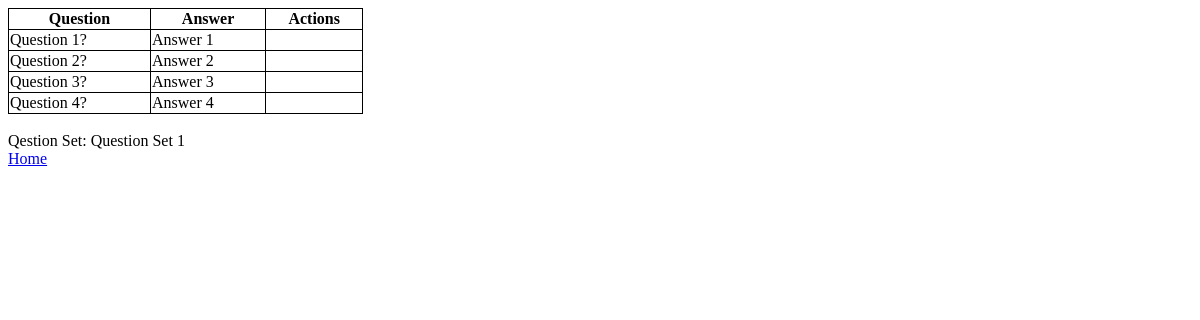
The app's page /result.php?question_set=12 with its own data.
### tables this page shows
CREATE TABLE `question_results` (
  `id` int(11) NOT NULL AUTO_INCREMENT,
  `question_id` int(11) DEFAULT NULL,
  `question_answer` text DEFAULT NULL,
  `user_id` int(11) DEFAULT NULL,
  `question_answer_is_deleted` tinyint(1) DEFAULT 0,
  `question_answer_created_at` timestamp NULL DEFAULT NULL,
  `question_set_id` int(11) DEFAULT NULL,
  PRIMARY KEY (`id`)
);

CREATE TABLE `questions` (
  `id` int(11) NOT NULL AUTO_INCREMENT,
  `question_set_id` int(11) DEFAULT NULL,
  `question_text` text DEFAULT NULL,
  `question_is_deleted` tinyint(1) DEFAULT NULL,
  `question_created_at` timestamp NULL DEFAULT NULL,
  PRIMARY KEY (`id`)
);

CREATE TABLE `questions_set` (
  `id` int(11) NOT NULL AUTO_INCREMENT,
  `question_set_name` varchar(200) DEFAULT NULL,
  `question_set_category` varchar(100) DEFAULT NULL,
  `question_set_is_deleted` tinyint(1) DEFAULT NULL,
  `question_set_created_at` timestamp NULL DEFAULT NULL,
  PRIMARY KEY (`id`)
);

### DB_Connect.php (called while the page is built, shortened)
<?php
$query_for_results =   "select
							*
						from
							question_results qr
						inner join questions q on
							q.id = qr.question_id
						inner join questions_set qs on
							qs.id = qr.question_set_id
						where
							qr.question_set_id = ?
							and qr.user_id = ?
							and qr.question_answer_is_deleted = 0
						order by q.id asc";
function executeQueryWithParams($mysqli, $query, $parameters)
{
    $stmt = $mysqli->stmt_init();
    if ($stmt->prepare($query)) {
        $types = str_repeat("s", count($parameters));
        if ($stmt->bind_param($types, ...$parameters)) {
            if ($stmt->execute()) {
                return $stmt->get_result();
            }
        }
    }
    return ['error' => $stmt->error];
}
 ?>

### result.php (the view, shortened to what this page needs)
<?php
 	require_once('DB_Connect.php');
	$question_set_id = $_GET['question_set'];
 	$user_id = 1;
	$question_set = executeQueryWithParams($mysqli, $query_for_results, [$question_set_id, $user_id]);
?>
<!DOCTYPE html>
<html>
<head>
	<link rel="stylesheet" type="text/css" href="quiz.css">
</head>
<body>
	<div id="main">
		<table>
			<thead>
				<tr>
					<th>Question</th>
					<th>Answer</th>
					<th>Actions</th>
				</tr>
			</thead>
			<tbody>
				<?php if($question_set){
					while ($row = $question_set->fetch_assoc()) {
					$question_set_name = $row['question_set_name'];
				?>
				<tr>
					<td><?= $row['question_text']; ?></td>
					<td><?= $row['question_answer'];  ?></td>
					<td></td>
				</tr>
				<?php }} ?>
			</tbody>
		</table>
		<br>
		<label>Qestion Set: <?= $question_set_name ?></label>
	</div>
	<?php require_once('footer.php') ?>
</body>
</html>

### quiz.css (style rules this page uses)
table, td, th { border: 1px solid; }
th { font-weight: bold; }
table { width: 30%; border-collapse: collapse; }

### records on screen
question_results: question.question_text "Question 1?", question_answer "Answer 1"
question_results: question.question_text "Question 2?", question_answer "Answer 2"
question_results: question.question_text "Question 3?", question_answer "Answer 3"
question_results: question.question_text "Question 4?", question_answer "Answer 4"
questions_set: question_set_name "Question Set 1"
